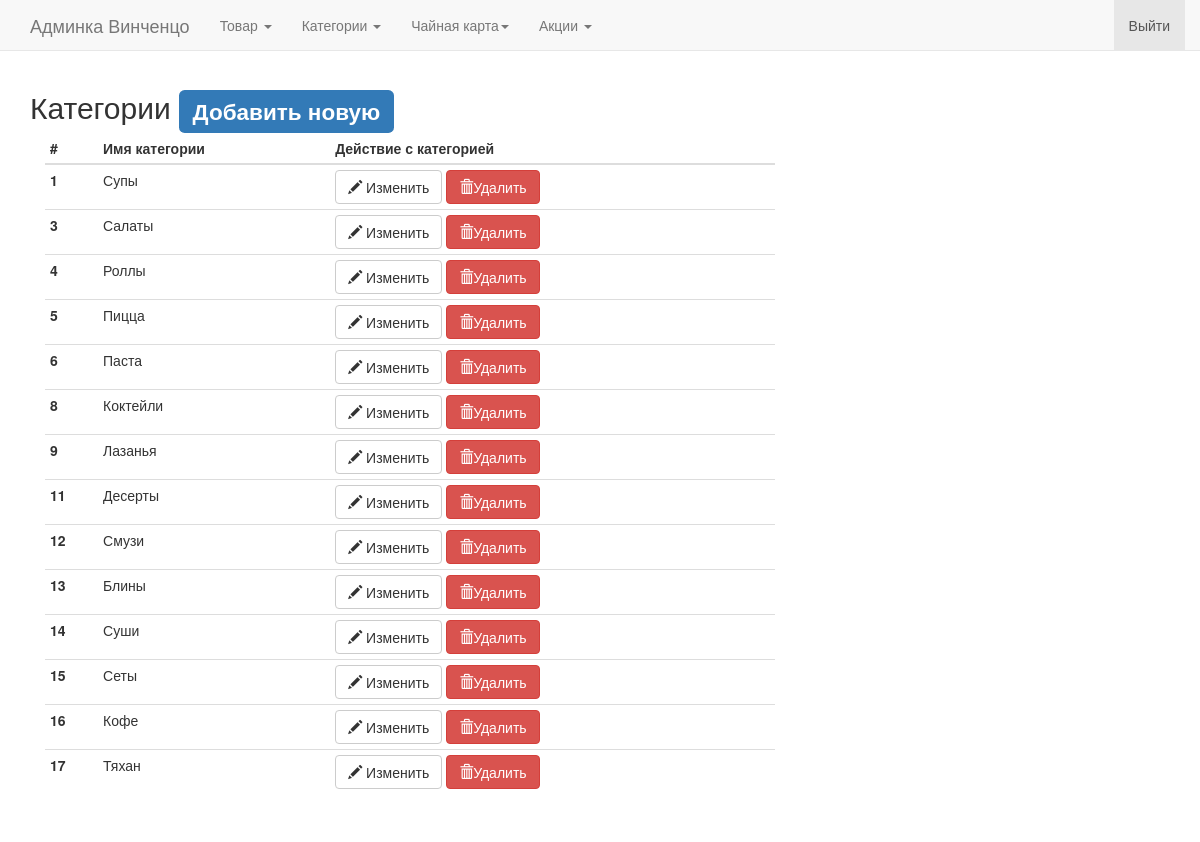
The app's page /panel/category (signed in) with its own data.
### app/models.py (models this page shows, shortened)
class Category(db.Model):
    id = db.Column(db.Integer, primary_key=True)
    category_name = db.Column(db.String(50))
    alias = db.Column(db.String(50))
    sous = db.Column(db.Boolean, default=False)
    cafe = db.Column(db.Boolean, default=True)
    sort = db.Column(db.Integer)

### app/views.py (the view)
@app.route('/panel/category', methods=['GET', 'POST'])
def get_category():
    if not session.get('logged_in'):
        return redirect(url_for("adminlogin"))
    select_category = Category.query.all()
    return render_template("category.html", category=select_category)

### app/views.py (called while the page is built)
@app.before_request
def before_request():
    delivery = request.cookies.get('delivery')
    if delivery == "deliveryincafe":
        g.deliverymethod = u"В кафе"
        g.global_sale = 0
    elif delivery == "deliverymyself":
        g.deliverymethod = u"Самовывоз"
        g.global_sale = 10
    elif delivery == "deliveryinhome":
        g.deliverymethod = u"Доставка на дом"
        g.global_sale = 0
    else:
        g.deliverymethod = u"Доставка на дом"
        g.global_sale = 0
    g.delivery = delivery
    g.user = current_user

### app/templates/category.html
{% extends "panel.html" %}
{% block body %}
    <h2>Категории <a href="{{ url_for("category_add") }}"><span class="label label-primary">Добавить новую</span></a></h2>
    <div class="table-responsive col-md-12 col-lg-8">
        <table class="table table-condensed">
            <thead>
            <tr>
                <th>#</th>
                <th>Имя категории</th>
                <th>Действие с категорией</th>
            </tr>
            </thead>
            <tbody>
            {% for caption in category %}
                <tr>
                    <th scope="row">{{ caption.id }}</th>
                    <td>{{ caption.category_name }}</td>
                    <td>
                        <a href="{{ url_for("update_category",category_id=caption.id) }}" title="{{ caption.category_name }}" name="{{ caption.id }}"
                                class="btn btn-default change_category" aria-label="Изменить">
                            <span class="glyphicon glyphicon-pencil" aria-hidden="true"></span>
                            Изменить
                        </a>
                        <a href="{{ url_for("delete_category", category_id=caption.id) }}" name="{{ caption.id }}" class="btn btn-danger delete_category"
                                aria-label="Удалить">
                            <span class="glyphicon glyphicon-trash" aria-hidden="true"></span>Удалить
                        </a>
                    </td>
                </tr>
            {% endfor %}
            </tbody>
        </table>
    </div>
{% endblock %}

### records on screen
Category: id "1", category_name "Супы"
Category: id "3", category_name "Салаты"
Category: id "4", category_name "Роллы"
Category: id "5", category_name "Пицца"
Category: id "6", category_name "Паста"
Category: id "8", category_name "Коктейли"
Category: id "9", category_name "Лазанья"
Category: id "11", category_name "Десерты"
Category: id "12", category_name "Смузи"
Category: id "13", category_name "Блины"
Category: id "14", category_name "Суши"
Category: id "15", category_name "Сеты"
Category: id "16", category_name "Кофе"
Category: id "17", category_name "Тяхан"
